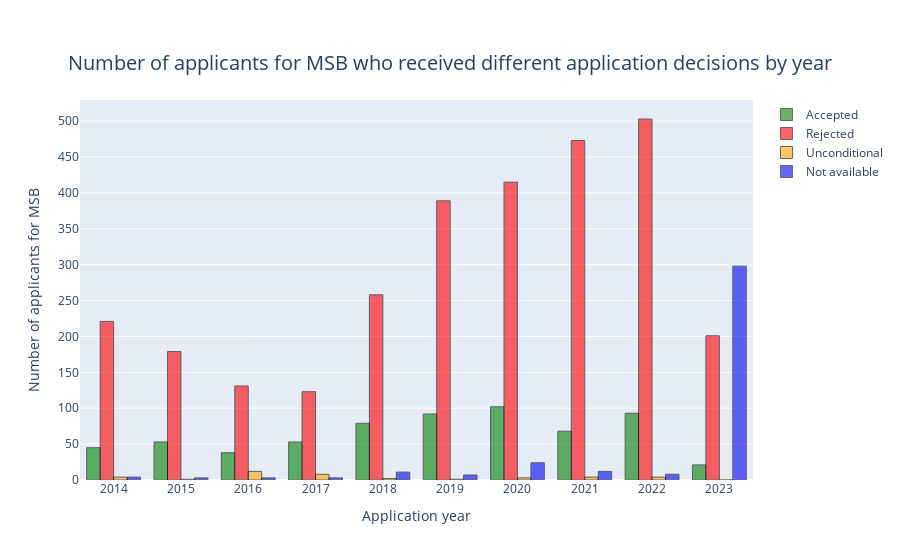

Notebook source saved alongside this figure:
### Code cell
import plotly.graph_objects as go
import numpy as np
fig = go.Figure()

fig.add_trace(go.Bar(x=tailored_df_MSB_AS['Year'], y=tailored_df_MSB_AS['Conditional for MSB'], name='Accepted', marker_color = 'green'))
fig.add_trace(go.Bar(x=tailored_df_MSB_AS['Year'], y=tailored_df_MSB_AS['Rejected for MSB'], name='Rejected', marker_color = 'red'))
fig.add_trace(go.Bar(x=tailored_df_MSB_AS['Year'], y=tailored_df_MSB_AS['Unconditional for MSB'], name='Unconditional', marker_color = 'orange'))
fig.add_trace(go.Bar(x=tailored_df_MSB_AS['Year'], y=tailored_df_MSB_AS['Not available for MSB'], name='Not available', marker_color = 'blue'))
fig.update_xaxes(title_text='Application year', tickvals = np.arange(2014,2024,1))
fig.update_yaxes(title_text='Number of applicants for MSB', tickvals = np.arange(0,700,50))

fig.update_layout(title_text='Number of applicants for MSB who received different application decisions by year', title_x = 0.5, title_y = 0.9, title_font=dict(size=20))

fig.update_traces(marker_line_color='black', marker_line_width=1, opacity=0.6)

### Figure 1 — Plotly figure (JSON) as saved in the notebook; plotly's stock layout.template omitted (floating-point values rounded to 4 significant figures)
{"data": [{"marker": {"color": "green", "line": {"color": "black", "width": 1}}, "name": "Accepted", "opacity": 0.6, "type": "bar", "x": [2014, 2015, 2016, 2017, 2018, 2019, 2020, 2021, 2022, 2023], "y": [45, 53, 38, 53, 79, 92, 102, 68, 93, 21]}, {"marker": {"color": "red", "line": {"color": "black", "width": 1}}, "name": "Rejected", "opacity": 0.6, "type": "bar", "x": [2014, 2015, 2016, 2017, 2018, 2019, 2020, 2021, 2022, 2023], "y": [221, 179, 131, 123, 258, 389, 415, 473, 503, 201]}, {"marker": {"color": "orange", "line": {"color": "black", "width": 1}}, "name": "Unconditional", "opacity": 0.6, "type": "bar", "x": [2014, 2015, 2016, 2017, 2018, 2019, 2020, 2021, 2022, 2023], "y": [4, 1, 12, 8, 2, 1, 3, 4, 4, 0]}, {"marker": {"color": "blue", "line": {"color": "black", "width": 1}}, "name": "Not available", "opacity": 0.6, "type": "bar", "x": [2014, 2015, 2016, 2017, 2018, 2019, 2020, 2021, 2022, 2023], "y": [4, 3, 3, 3, 11, 7, 24, 12, 8, 298]}], "layout": {"title": {"font": {"size": 20}, "text": "Number of applicants for MSB who received different application decisions by year", "x": 0.5, "y": 0.9}, "xaxis": {"tickvals": [2014, 2015, 2016, 2017, 2018, 2019, 2020, 2021, 2022, 2023], "title": {"text": "Application year"}}, "yaxis": {"tickvals": [0, 50, 100, 150, 200, 250, 300, 350, 400, 450, 500, 550, 600, 650], "title": {"text": "Number of applicants for MSB"}}}}
